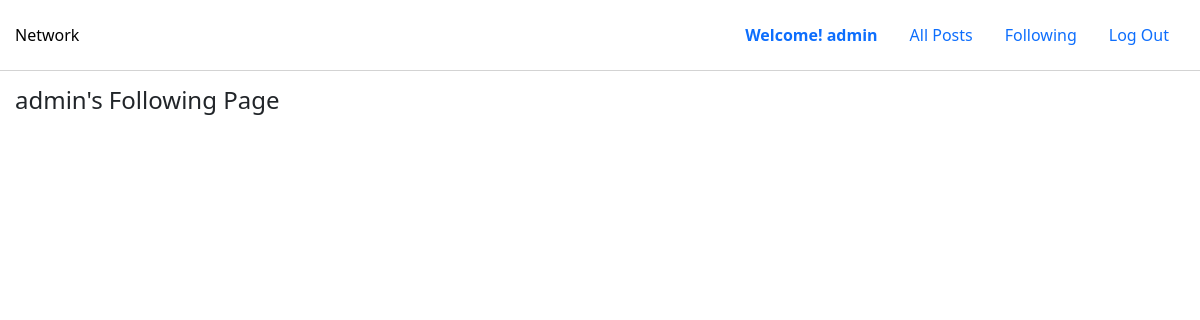
The app's page /following/admin (signed in), older data.
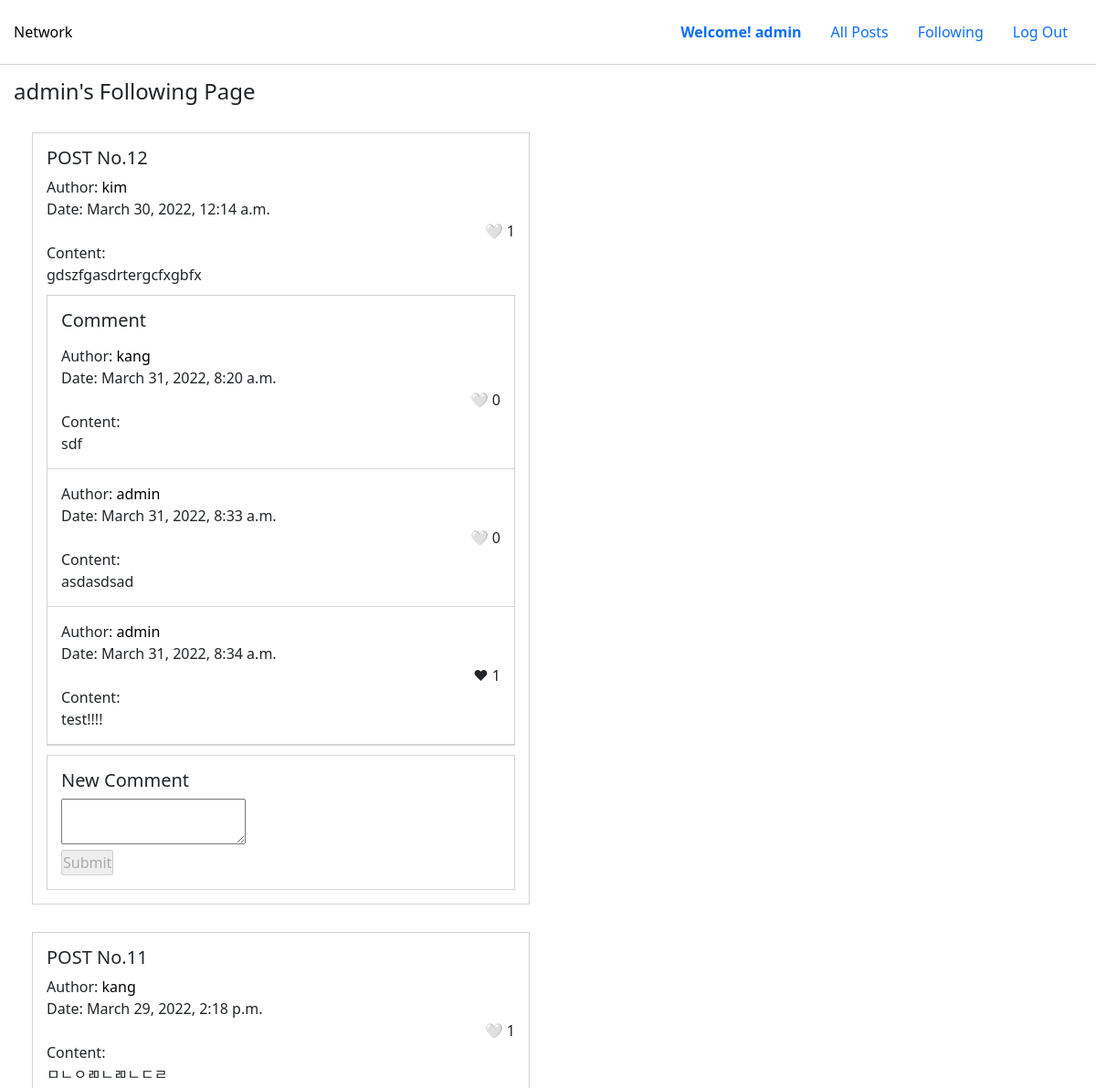
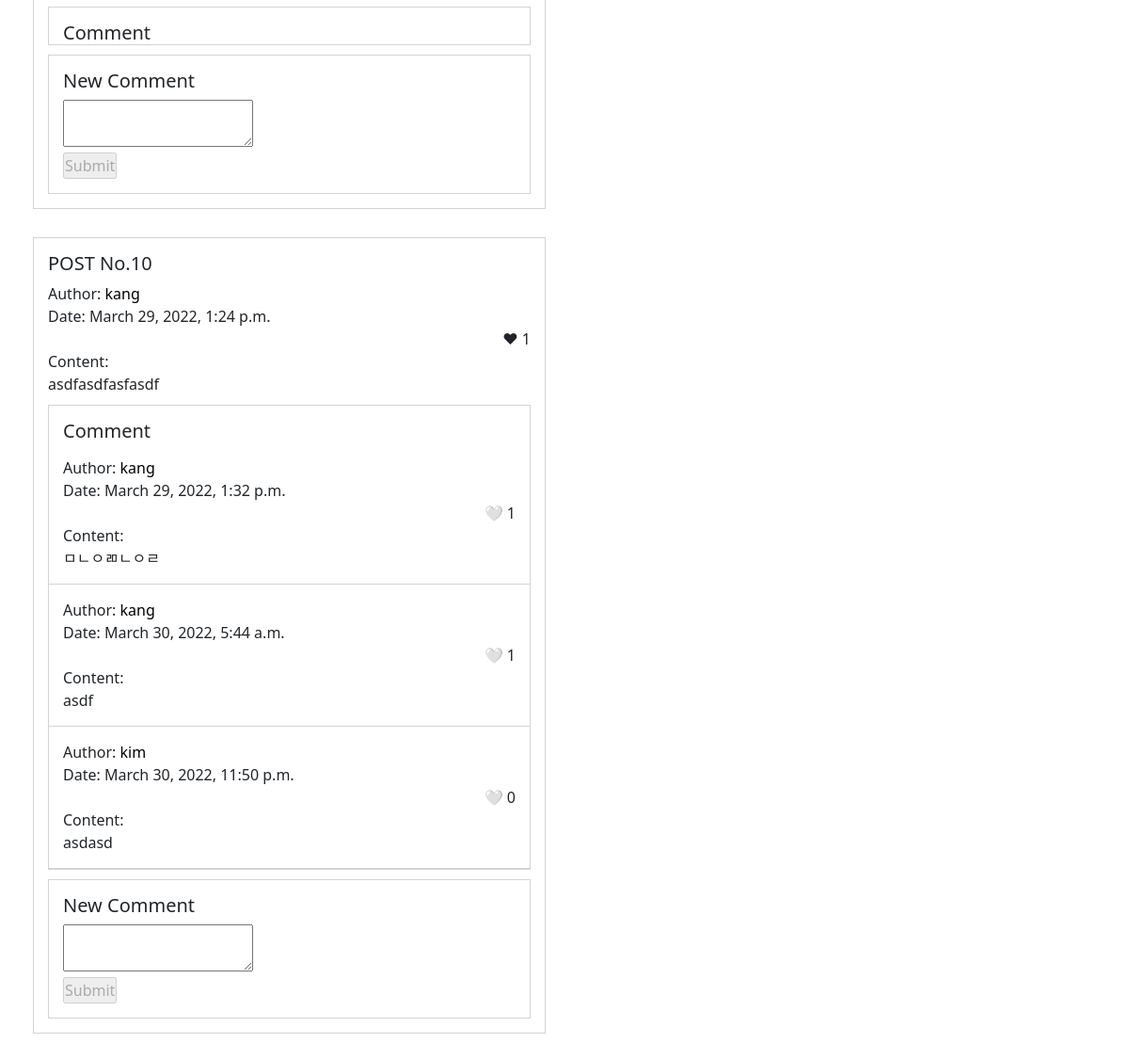
The same page, newer data (2 pictures, top to bottom).
### network/models.py (models this page shows, shortened)
class Post(models.Model):
    user = models.ForeignKey(User, on_delete=models.CASCADE, related_name="post_author")
    content = models.TextField(max_length=500)
    created_time = models.DateTimeField(auto_now_add=True, auto_now=False)
    updated_time = models.DateTimeField(auto_now_add=False, auto_now=True)
    like = models.ManyToManyField(User, blank=True, related_name="post_like")

class User(AbstractUser):
    follower = models.ManyToManyField(
        "self",
        blank=True,
        symmetrical=False,
        related_name="user_follower",
    )
    following = models.ManyToManyField(
        "self",
        blank=True,
        symmetrical=False,
        related_name="user_following",
    )

class Comment(models.Model):
    user = models.ForeignKey(
        User, on_delete=models.CASCADE, related_name="comment_author"
    )
    post = models.ForeignKey(
        Post,
        null=True,
        blank=True,
        on_delete=models.CASCADE,
        related_name="comment_post",
    )
    content = models.TextField(max_length=300)
    created_time = models.DateTimeField(auto_now_add=True, auto_now=False)
    updated_time = models.DateTimeField(auto_now_add=False, auto_now=True)
    like = models.ManyToManyField(User, blank=True, related_name="comment_like")

### network/views.py (the view)
# urls.py: path("following/<str:username>", views.following, name="following"),
@login_required
def following(request, username):
    followings = User.objects.get(username=username).following.all()
    posts = Post.objects.filter(user__in=followings).order_by("-created_time")
    comments = Comment.objects.all()
    paginator = Paginator(posts, 10)
    page = request.GET.get("page")
    posts = paginator.get_page(page)
    return render(
        request,
        "network/following.html",
        {
            "followings": followings,
            "posts": posts,
            "comments": comments,
        },
    )

### network/templates/network/following.html (shortened to what this page needs)
{% extends "network/layout.html" %}
{% load static %}
{% block body %}
<h4>{{ request.user }}'s Following Page</h4>
  {% if user.is_authenticated %}
    {% for post in posts %}
    <div class="post_container">
      <div class="post_wrapper">
        <h5>POST No.{{ post.id }}</h5>
        <div class="author_wrapper">
          <div class="author">Author:
            <a href="{% url 'profile' post.user %}">{{ post.user.username }}</a>
          </div>
        </div>
        <div>Date: {{ post.created_time }} </div>
        <div class="like_box">
          <div
            class="post_like like {% if request.user == post.user %} disabled {% endif %}"
            post_id="{{ post.id }}"
            id="post_like_{{ post.id }}"
            {% if not request.user in post.like.all %}
            post_is_liked="no"
            {% else %}
            post_is_liked="yes"
            {% endif %}
          >
            <span id="post_heart_{{ post.id }}">
              {% if not request.user in post.like.all %}
              🤍
              {% else %}
              ❤
              {% endif %}
            </span>
            <span id="post_count_{{ post.id }}">{{ post.like.count }}</span>
          </div>
        </div>
        Content: <div class="post_content_div{{ post.id }}"> {{ post.content }}</div>
      <div class="comment_wrapper">
        <h5>Comment</h5>
      {% for comment in comments %}
        {% if post == comment.post %}
          <div class="comment_content">
            <div class="author_wrapper">
              <div>Author:
                <a href="{% url 'profile' comment.user %}">{{ comment.user }}</a>
              </div>
            </div>
            <div>Date: {{ comment.created_time }}</div>
            <div class="like_box">
            <div
              class="comment_like like {% if request.user == comment.user %} disabled {% endif %}"
              comment_id="{{ comment.id }}"
              id="comment_like_{{ comment.id }}"
              {% if not request.user in comment.like.all %}
              comment_is_liked="no"
              {% else %}
              comment_is_liked="yes"
              {% endif %}
            >
                <span id="comment_heart_{{ comment.id }}">
                  {% if not request.user in comment.like.all %}
                  🤍
                  {% else %}
                  ❤
                  {% endif %}
                </span>
                <span id="comment_count_{{ comment.id }}">{{ comment.like.count }}</span>
              </div>
            </div>
            Content: <div> {{ comment.content }}</div>
          </div>
        {% endif %}
          {% endfor %}
        </div>
        {% if user.is_authenticated%}
      <div class="post_comment_wrapper">
        <h5>New Comment</h5>
        <div class="comment_content_wrapper">
          <form method="POST" action="{% url 'comment' post.id %}">
            <textarea name="comment_content" class="comment_textarea" required="required"></textarea>
            <div class="comment_submit_btn">
              <input type="submit" class="comment_submit_btn" value="Submit" />
            </div>
          </form>
        </div>
      </div>
      {% endif %}
      </div>
    </div>
    {% endfor %}
  {% endif %}
{% endblock %}

Row changes from the older to the newer data that the page shows:
now on this page (row edited): Post: id "12", user.username "kim", created_time "March 30, 2022, 12:14 a.m.", like.count "1", content "gdszfgasdrtergcfxgbfx"
added Comment: user "kang", created_time "March 31, 2022, 8:20 a.m.", like.count "0", content "sdf", shown under "12"
added Comment: user "admin", created_time "March 31, 2022, 8:33 a.m.", like.count "0", content "asdasdsad", shown under "12"
added Comment: user "admin", created_time "March 31, 2022, 8:34 a.m.", like.count "1", content "test!!!!", shown under "12"
now on this page (row edited): Post: id "11", user.username "kang", created_time "March 29, 2022, 2:18 p.m.", like.count "1", content "ㅁㄴㅇㄻㄴㄻㄴㄷㄹ"
now on this page (row edited): Post: id "10", user.username "kang", created_time "March 29, 2022, 1:24 p.m.", like.count "1", content "asdfasdfasfasdf"
now on this page (row edited): Comment: user "kang", created_time "March 29, 2022, 1:32 p.m.", like.count "1", content "ㅁㄴㅇㄻㄴㅇㄹ", shown under "10"
now on this page (row edited): Comment: user "kang", created_time "March 30, 2022, 5:44 a.m.", like.count "1", content "asdf", shown under "10"
added Comment: user "kim", created_time "March 30, 2022, 11:50 p.m.", like.count "0", content "asdasd", shown under "10"
